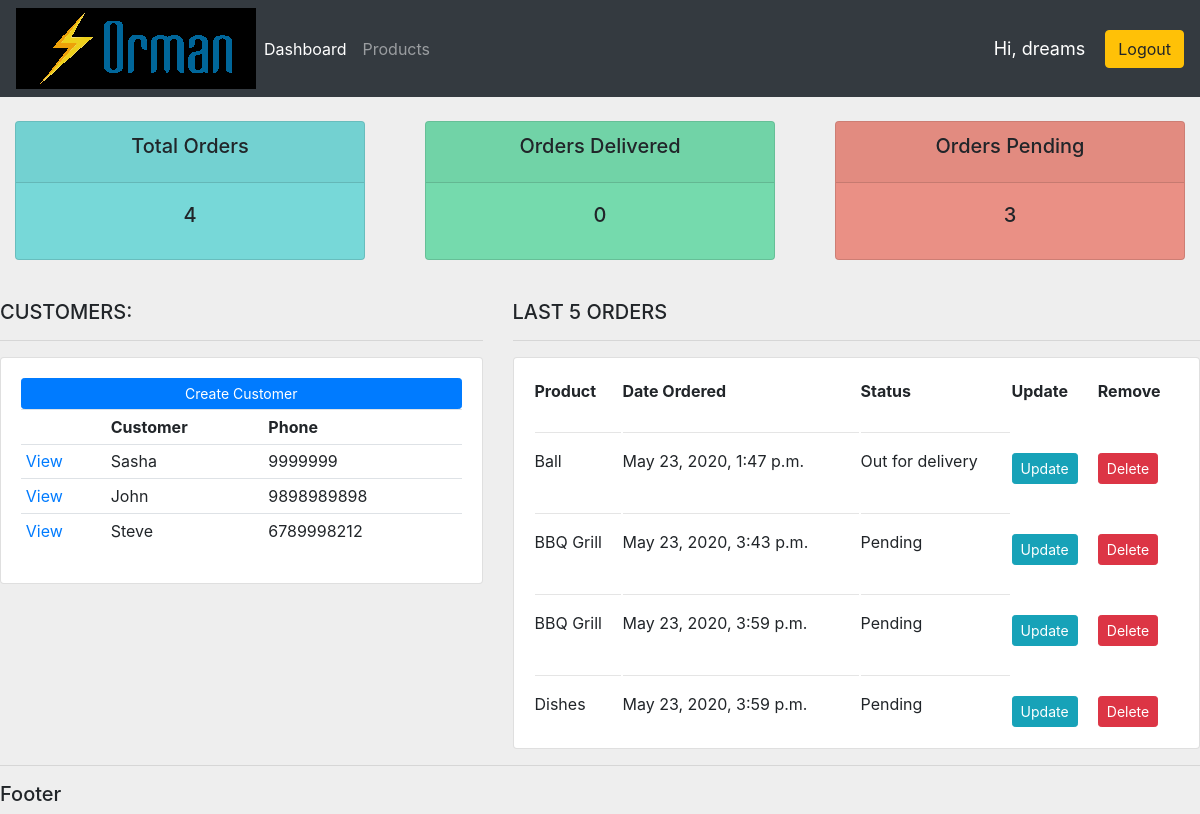
The app's page / (signed in) with its own data.
### accounts/models.py (models this page shows, shortened)
class Customer(models.Model):
    name = models.CharField(max_length=20, null=True)
    phone = models.CharField(max_length=20, null=True)
    email = models.CharField(max_length=20, null=True)
    date_created = models.DateTimeField(auto_now_add=True, null=True)

class Order(models.Model):
    STATUS = (
        ('Pending', 'Pending'),
        ('Out for delivery', 'Out for delivery'),
        ('Delivered', 'Delivered'),
    )
    customer = models.ForeignKey(Customer, null=True, on_delete=models.SET_NULL)
    product =  models.ForeignKey(Product, null=True, on_delete=models.SET_NULL)
    date_created = models.DateTimeField(auto_now_add=True, null=True)
    status = models.CharField(max_length=200, null=True, choices=STATUS)

class Product(models.Model):
    CATEGORY = (
        ('Indoor', 'Indoor'),
        ('Outdoor', 'Outdoor'),
    )
    name = models.CharField(max_length=20, null=True)
    price = models.FloatField(null=True)
    category = models.CharField(max_length=20, null=True, choices=CATEGORY)
    description = models.CharField(max_length=200, null=True)
    date_created = models.DateTimeField(auto_now_add=True, null=True)
    def __str__(self):
        return self.name

### accounts/views.py (the view)
# urls.py: path('', views.home, name='Dashboard'),
@login_required(login_url='login')
def home(request):
    orders = Order.objects.all()
    customers = Customer.objects.all()
    total_customers = customers.count()
    total_orders = orders.count()
    delivered = orders.filter(status='Delivered').count()
    pending = orders.filter(status='Pending').count()
    context = {'orders': orders, 'customers': customers,
    'total_customers' : total_customers, 'total_orders' : total_orders,
    'delivered' : delivered, 'pending' : pending}
    return render(request, 'accounts/dashboard.html', context)

### accounts/templates/accounts/dashboard.html
{% extends 'accounts/main.html' %}
{% block content %}
<br>
{% include 'accounts/status.html' %}
<br>
<div class="row">
    <div class="col-md-5">
        <h5>CUSTOMERS:</h5>
        <hr>
        <div class="card card-body">
            <a href="" class="btn btn-primary btn-sm btn-block">Create Customer</a>
            <table class="table table-sm">
                <tr>
                    <th></th>
                    <th>Customer</th>
                    <th>Phone</th>
                </tr>
                {%for customer in customers %}
                <tr>
                    <td><a href="{% url 'customer' customer.id %}">View</a></td>
                    <td>{{customer.name}}</td>
                    <td>{{customer.phone}}</td>
                </tr>
                {% endfor %}
            </table>
        </div>
    </div>
    <div class="col-md-7">
        <h5>LAST 5 ORDERS</h5>
        <hr>
        <div class="card card-body">
            <table>
                <tr>
                    <th>Product</th>
                    <th>Date Ordered</th>
                    <th>Status</th>
                    <th>Update</th>
                    <th>Remove</th>
                </tr>
                {%for order in orders %}
                <tr>
                    <td><hr>{{order.product}}</td>
                    <td><hr>{{order.date_created}}</td>
                    <td><hr>{{order.status}}</td>
                    <td><br><br><a class="btn btn-sm btn-info" href="{% url 'update_order' order.id %}">Update</a></td>
                    <td><br><br><a  class="btn btn-sm btn-danger" href="{% url 'delete_order' order.id %}">Delete</a></td>
                </tr>
                {% endfor %}
            </table>
        </div>
    </div>
</div>
{% endblock %}

### accounts/templates/accounts/main.html (shortened to what this page needs)
{% load static %}
<!DOCTYPE html>
<html>
    <head>
        <link rel="stylesheet" href="https://stackpath.bootstrapcdn.com/bootstrap/4.3.1/css/bootstrap.min.css">
        <link rel="stylesheet" type="text/css" href="{% static '/css/main.css' %}">
    </head>
    <body>
        {% include 'accounts/navbar.html' %}
        {% block content %}
        {% endblock %}
        <hr>
        <h5>Footer</h5>
    </body>
</html>

### accounts/templates/accounts/navbar.html (shortened to what this page needs)
{% load static %}
<nav class="navbar navbar-expand-lg navbar-dark bg-dark">
    <img src="{% static 'images/logo.png' %}">
    <div class="collapse navbar-collapse" id="navbarNav">
      <ul class="navbar-nav">
        <li class="nav-item active">
          <a class="nav-link" href="{% url 'Dashboard' %}">Dashboard</a>
        </li>
        <li class="nav-item">
          <a class="nav-link" href="{% url 'Products' %}">Products</a>
        </li>
      </ul>
    </div>
  <span style="color: #ffffff; margin-right: 20px; font-size: 18px;">Hi, {{request.user}}</span>
  <span><a class="btn btn-warning btn-small btn-block" href="{% url 'logout' %}">Logout</a></span>
  </nav>

### accounts/templates/accounts/status.html
<div class="row">
    <div class="col">
        <div class="col-md">
            <div class="card text-center text-black mb-3" style="max-width: 32rem;" id="total-orders">
                <div class="card-header">
                    <h5 class="card-title">Total Orders</h5>
                </div>
                <div class="card-body">
                  <h5 class="card-title">{{total_orders}}</h5>
                </div>
              </div>
        </div>
    </div>
    <div class="col">
        <div class="col-md">
            <div class="card text-center text-black mb-3" style="max-width: 32rem;" id="orders-delivered">
                <div class="card-header">
                    <h5 class="card-title">Orders Delivered</h5>
                </div>
                <div class="card-body">
                  <h5 class="card-title">{{delivered}}</h5>
                </div>
              </div>
        </div>
    </div>
    <div class="col">
        <div class="col-md">
            <div class="card text-center text-black mb-3" style="max-width: 32rem;" id="orders-pending">
                <div class="card-header">
                    <h5 class="card-title">Orders Pending</h5>
                </div>
                <div class="card-body">
                  <h5 class="card-title">{{pending}}</h5>
                </div>
              </div>
        </div>
    </div>
</div>

### static/css/main.css (style rules this page uses)
body { background-color: #eeeeee; }
#total-orders { background-color: #77d8d8; }
#orders-delivered { background-color: #75daad; }
#orders-pending { background-color: #ea9085; }

### records on screen
Customer: name "Sasha", phone "9999999"
Customer: name "John", phone "9898989898"
Customer: name "Steve", phone "6789998212"
Order: product "Ball", date_created "May 23, 2020, 1:47 p.m.", status "Out for delivery"
Order: product "BBQ Grill", date_created "May 23, 2020, 3:43 p.m.", status "Pending"
Order: product "BBQ Grill", date_created "May 23, 2020, 3:59 p.m.", status "Pending"
Order: product "Dishes", date_created "May 23, 2020, 3:59 p.m.", status "Pending"

### other values on screen
{{ request.user }} "dreams"
{{ total_orders }} "4"
{{ delivered }} "0"
{{ pending }} "3"
